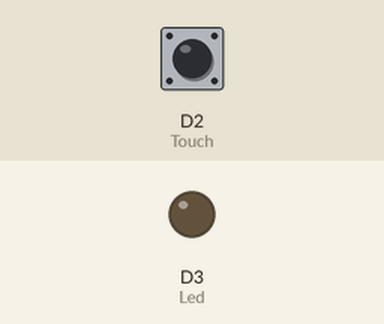
The sketch below on a simulated ESP8266 (NodeMCU). Shown: output pins drawn as LEDs (lit = HIGH). Inputs (shaded band) come from the test bench; at power-on: D2 (Touch) LOW.

Above: at 1.8 s.
1.9 s: D2 (Touch) pulled HIGH for 0.6 s
At 2.4 s:
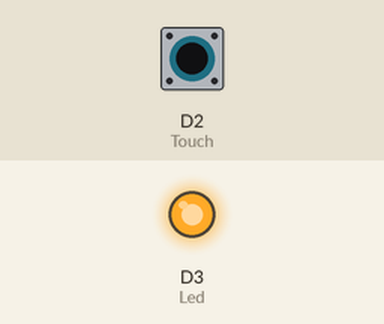
4.0 s: D2 (Touch) pulled HIGH for 3.2 s
At 8.2 s:
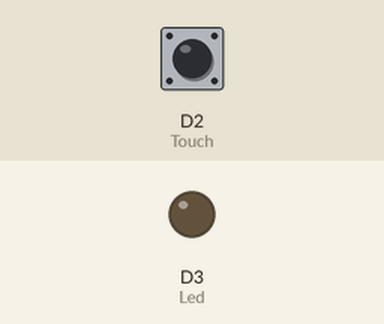
Timing chart, 0 to 9.7 s (numbered marks = the images above; inputs shaded):
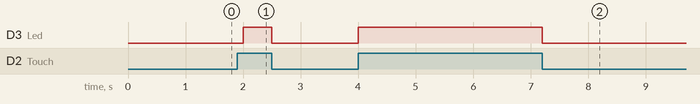

The sketch:

Day_2_Touch_sensor.ino
```cpp
#define Touch D2
#define Led D3

void setup()
{
  pinMode (Touch,INPUT);
  pinMode  (Led,OUTPUT);
}
void loop()
{
  int Tstate=digitalRead(Touch);
  if  (Tstate==1)
  {
    digitalWrite(Led,HIGH);

  }
  else
  {
    digitalWrite(Led,LOW);
    delay(500);
  }
}
```

Measured:
- after the input at 1.9 s, D3 (Led): LOW → HIGH after 0.10 s, → LOW 0.50 s later
- after the input at 4.0 s, D3 (Led): LOW → HIGH at once, → LOW 3.2 s later
